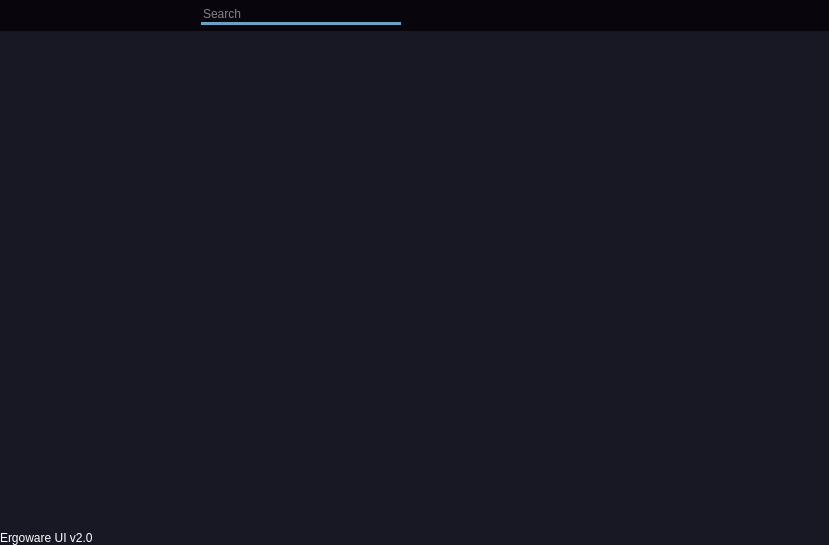
<?xml version="1.0" encoding="UTF-8"?>
<ui version="4.0">
 <class>MainWindow</class>
 <widget class="QMainWindow" name="MainWindow">
  <property name="geometry">
   <rect>
    <x>0</x>
    <y>0</y>
    <width>829</width>
    <height>545</height>
   </rect>
  </property>
  <property name="windowTitle">
   <string>MainWindow</string>
  </property>
  <property name="styleSheet">
   <string notr="true">*{
	border: none;
	color: white;
}
</string>
  </property>
  <widget class="QWidget" name="centralwidget">
   <property name="styleSheet">
    <string notr="true">background-color: rgb(24,24,36);</string>
   </property>
   <layout class="QHBoxLayout" name="horizontalLayout">
    <property name="spacing">
     <number>0</number>
    </property>
    <property name="leftMargin">
     <number>0</number>
    </property>
    <property name="topMargin">
     <number>0</number>
    </property>
    <property name="rightMargin">
     <number>0</number>
    </property>
    <property name="bottomMargin">
     <number>0</number>
    </property>
    <item>
     <widget class="QFrame" name="side_menu_container">
      <property name="minimumSize">
       <size>
        <width>0</width>
        <height>0</height>
       </size>
      </property>
      <property name="maximumSize">
       <size>
        <width>0</width>
        <height>16777215</height>
       </size>
      </property>
      <property name="styleSheet">
       <string notr="true">background-color: rgb(9,5,13);</string>
      </property>
      <property name="frameShape">
       <enum>QFrame::StyledPanel</enum>
      </property>
      <property name="frameShadow">
       <enum>QFrame::Raised</enum>
      </property>
      <layout class="QVBoxLayout" name="verticalLayout_2">
       <property name="spacing">
        <number>0</number>
       </property>
       <property name="leftMargin">
        <number>0</number>
       </property>
       <property name="topMargin">
        <number>0</number>
       </property>
       <property name="rightMargin">
        <number>0</number>
       </property>
       <property name="bottomMargin">
        <number>0</number>
       </property>
       <item>
        <widget class="QFrame" name="slide_menu">
         <property name="minimumSize">
          <size>
           <width>198</width>
           <height>0</height>
          </size>
         </property>
         <property name="frameShape">
          <enum>QFrame::StyledPanel</enum>
         </property>
         <property name="frameShadow">
          <enum>QFrame::Raised</enum>
         </property>
         <layout class="QVBoxLayout" name="verticalLayout_5">
          <property name="spacing">
           <number>0</number>
          </property>
          <property name="leftMargin">
           <number>0</number>
          </property>
          <property name="topMargin">
           <number>0</number>
          </property>
          <property name="rightMargin">
           <number>0</number>
          </property>
          <property name="bottomMargin">
           <number>0</number>
          </property>
          <item alignment="Qt::AlignTop">
           <widget class="QFrame" name="frame_7">
            <property name="frameShape">
             <enum>QFrame::StyledPanel</enum>
            </property>
            <property name="frameShadow">
             <enum>QFrame::Raised</enum>
            </property>
            <layout class="QHBoxLayout" name="horizontalLayout_8">
             <property name="spacing">
              <number>6</number>
             </property>
             <property name="leftMargin">
              <number>6</number>
             </property>
             <property name="topMargin">
              <number>6</number>
             </property>
             <property name="rightMargin">
              <number>6</number>
             </property>
             <property name="bottomMargin">
              <number>6</number>
             </property>
             <item alignment="Qt::AlignLeft|Qt::AlignTop">
              <widget class="QLabel" name="label_2">
               <property name="font">
                <font>
                 <pointsize>14</pointsize>
                 <weight>75</weight>
                 <bold>true</bold>
                </font>
               </property>
               <property name="text">
                <string>ERGOAWARE</string>
               </property>
              </widget>
             </item>
             <item alignment="Qt::AlignLeft|Qt::AlignTop">
              <widget class="QLabel" name="label_3">
               <property name="minimumSize">
                <size>
                 <width>32</width>
                 <height>32</height>
                </size>
               </property>
               <property name="maximumSize">
                <size>
                 <width>0</width>
                 <height>0</height>
                </size>
               </property>
               <property name="text">
                <string/>
               </property>
               <property name="pixmap">
                <pixmap>../../../../Downloads/simplified_logo_no_bg.png</pixmap>
               </property>
               <property name="scaledContents">
                <bool>true</bool>
               </property>
              </widget>
             </item>
            </layout>
           </widget>
          </item>
          <item>
           <widget class="QFrame" name="frame_8">
            <property name="sizePolicy">
             <sizepolicy hsizetype="Preferred" vsizetype="Expanding">
              <horstretch>0</horstretch>
              <verstretch>0</verstretch>
             </sizepolicy>
            </property>
            <property name="frameShape">
             <enum>QFrame::StyledPanel</enum>
            </property>
            <property name="frameShadow">
             <enum>QFrame::Raised</enum>
            </property>
            <layout class="QVBoxLayout" name="verticalLayout_6">
             <property name="spacing">
              <number>0</number>
             </property>
             <property name="leftMargin">
              <number>0</number>
             </property>
             <property name="topMargin">
              <number>0</number>
             </property>
             <property name="rightMargin">
              <number>0</number>
             </property>
             <property name="bottomMargin">
              <number>0</number>
             </property>
             <item>
              <widget class="QToolBox" name="toolBox">
               <property name="cursor">
                <cursorShape>ArrowCursor</cursorShape>
               </property>
               <property name="styleSheet">
                <string notr="true">QToolBox{
	background-color: rgb(24,24,36);
	text-align: left;
}
QToolBox::tab{
	border-radius: 5px
	background-color: rgb(17,16,26);
	text-align: left;
}</string>
               </property>
               <widget class="QWidget" name="toolBoxPage1">
                <property name="geometry">
                 <rect>
                  <x>0</x>
                  <y>0</y>
                  <width>199</width>
                  <height>408</height>
                 </rect>
                </property>
                <attribute name="icon">
                 <iconset resource="icons.qrc">
                  <normaloff>:/icons/icons/chevron-down.svg</normaloff>:/icons/icons/chevron-down.svg</iconset>
                </attribute>
                <attribute name="label">
                 <string>Control Panel</string>
                </attribute>
                <layout class="QVBoxLayout" name="verticalLayout_7">
                 <property name="spacing">
                  <number>0</number>
                 </property>
                 <property name="leftMargin">
                  <number>0</number>
                 </property>
                 <property name="topMargin">
                  <number>0</number>
                 </property>
                 <property name="rightMargin">
                  <number>0</number>
                 </property>
                 <property name="bottomMargin">
                  <number>0</number>
                 </property>
                 <item alignment="Qt::AlignTop">
                  <widget class="QFrame" name="frame_10">
                   <property name="frameShape">
                    <enum>QFrame::StyledPanel</enum>
                   </property>
                   <property name="frameShadow">
                    <enum>QFrame::Raised</enum>
                   </property>
                   <layout class="QVBoxLayout" name="verticalLayout_8">
                    <property name="spacing">
                     <number>0</number>
                    </property>
                    <property name="leftMargin">
                     <number>0</number>
                    </property>
                    <property name="topMargin">
                     <number>0</number>
                    </property>
                    <property name="rightMargin">
                     <number>0</number>
                    </property>
                    <property name="bottomMargin">
                     <number>0</number>
                    </property>
                    <item alignment="Qt::AlignLeft">
                     <widget class="QPushButton" name="pushButton_10">
                      <property name="font">
                       <font>
                        <pointsize>12</pointsize>
                       </font>
                      </property>
                      <property name="cursor">
                       <cursorShape>PointingHandCursor</cursorShape>
                      </property>
                      <property name="text">
                       <string>Workstation Calibration</string>
                      </property>
                      <property name="icon">
                       <iconset resource="icons.qrc">
                        <normaloff>:/icons/icons/database.svg</normaloff>:/icons/icons/database.svg</iconset>
                      </property>
                      <property name="iconSize">
                       <size>
                        <width>20</width>
                        <height>20</height>
                       </size>
                      </property>
                     </widget>
                    </item>
                    <item alignment="Qt::AlignLeft">
                     <widget class="QPushButton" name="pushButton_12">
                      <property name="font">
                       <font>
                        <pointsize>12</pointsize>
                       </font>
                      </property>
                      <property name="cursor">
                       <cursorShape>PointingHandCursor</cursorShape>
                      </property>
                      <property name="text">
                       <string>Robot Launch                    </string>
                      </property>
                      <property name="icon">
                       <iconset resource="icons.qrc">
                        <normaloff>:/icons/icons/code.svg</normaloff>:/icons/icons/code.svg</iconset>
                      </property>
                      <property name="iconSize">
                       <size>
                        <width>20</width>
                        <height>20</height>
                       </size>
                      </property>
                     </widget>
                    </item>
                    <item alignment="Qt::AlignLeft">
                     <widget class="QPushButton" name="pushButton_11">
                      <property name="font">
                       <font>
                        <pointsize>12</pointsize>
                       </font>
                      </property>
                      <property name="cursor">
                       <cursorShape>PointingHandCursor</cursorShape>
                      </property>
                      <property name="text">
                       <string>Analyze                                </string>
                      </property>
                      <property name="icon">
                       <iconset resource="icons.qrc">
                        <normaloff>:/icons/icons/bar-chart-2.svg</normaloff>:/icons/icons/bar-chart-2.svg</iconset>
                      </property>
                      <property name="iconSize">
                       <size>
                        <width>20</width>
                        <height>20</height>
                       </size>
                      </property>
                     </widget>
                    </item>
                   </layout>
                  </widget>
                 </item>
                </layout>
               </widget>
               <widget class="QWidget" name="toolBoxPage2">
                <property name="geometry">
                 <rect>
                  <x>0</x>
                  <y>0</y>
                  <width>200</width>
                  <height>422</height>
                 </rect>
                </property>
                <attribute name="icon">
                 <iconset resource="icons.qrc">
                  <normaloff>:/icons/icons/chevron-down.svg</normaloff>:/icons/icons/chevron-down.svg</iconset>
                </attribute>
                <attribute name="label">
                 <string>Settings</string>
                </attribute>
                <layout class="QVBoxLayout" name="verticalLayout_9">
                 <property name="spacing">
                  <number>0</number>
                 </property>
                 <property name="leftMargin">
                  <number>0</number>
                 </property>
                 <property name="topMargin">
                  <number>0</number>
                 </property>
                 <property name="rightMargin">
                  <number>0</number>
                 </property>
                 <property name="bottomMargin">
                  <number>0</number>
                 </property>
                 <item alignment="Qt::AlignTop">
                  <widget class="QFrame" name="frame_11">
                   <property name="frameShape">
                    <enum>QFrame::StyledPanel</enum>
                   </property>
                   <property name="frameShadow">
                    <enum>QFrame::Raised</enum>
                   </property>
                   <layout class="QVBoxLayout" name="verticalLayout_10">
                    <property name="spacing">
                     <number>0</number>
                    </property>
                    <property name="leftMargin">
                     <number>0</number>
                    </property>
                    <property name="topMargin">
                     <number>0</number>
                    </property>
                    <property name="rightMargin">
                     <number>0</number>
                    </property>
                    <property name="bottomMargin">
                     <number>0</number>
                    </property>
                    <item alignment="Qt::AlignLeft">
                     <widget class="QPushButton" name="pushButton_13">
                      <property name="font">
                       <font>
                        <pointsize>12</pointsize>
                       </font>
                      </property>
                      <property name="cursor">
                       <cursorShape>PointingHandCursor</cursorShape>
                      </property>
                      <property name="text">
                       <string>Installation                         </string>
                      </property>
                      <property name="icon">
                       <iconset resource="icons.qrc">
                        <normaloff>:/icons/icons/package.svg</normaloff>:/icons/icons/package.svg</iconset>
                      </property>
                      <property name="iconSize">
                       <size>
                        <width>20</width>
                        <height>20</height>
                       </size>
                      </property>
                     </widget>
                    </item>
                    <item alignment="Qt::AlignLeft">
                     <widget class="QPushButton" name="pushButton_14">
                      <property name="font">
                       <font>
                        <pointsize>12</pointsize>
                       </font>
                      </property>
                      <property name="cursor">
                       <cursorShape>PointingHandCursor</cursorShape>
                      </property>
                      <property name="text">
                       <string>Help                                      </string>
                      </property>
                      <property name="icon">
                       <iconset resource="icons.qrc">
                        <normaloff>:/icons/icons/help-circle.svg</normaloff>:/icons/icons/help-circle.svg</iconset>
                      </property>
                      <property name="iconSize">
                       <size>
                        <width>20</width>
                        <height>20</height>
                       </size>
                      </property>
                     </widget>
                    </item>
                   </layout>
                  </widget>
                 </item>
                 <item alignment="Qt::AlignTop">
                  <widget class="QLabel" name="label_4">
                   <property name="text">
                    <string>Some text</string>
                   </property>
                   <property name="wordWrap">
                    <bool>true</bool>
                   </property>
                  </widget>
                 </item>
                </layout>
               </widget>
              </widget>
             </item>
            </layout>
           </widget>
          </item>
          <item alignment="Qt::AlignBottom">
           <widget class="QFrame" name="frame_9">
            <property name="frameShape">
             <enum>QFrame::StyledPanel</enum>
            </property>
            <property name="frameShadow">
             <enum>QFrame::Raised</enum>
            </property>
            <layout class="QHBoxLayout" name="horizontalLayout_9">
             <property name="spacing">
              <number>0</number>
             </property>
             <property name="leftMargin">
              <number>0</number>
             </property>
             <property name="topMargin">
              <number>0</number>
             </property>
             <property name="rightMargin">
              <number>0</number>
             </property>
             <property name="bottomMargin">
              <number>0</number>
             </property>
             <item alignment="Qt::AlignLeft|Qt::AlignBottom">
              <widget class="QPushButton" name="exit_button">
               <property name="text">
                <string>Exit</string>
               </property>
               <property name="icon">
                <iconset resource="icons.qrc">
                 <normaloff>:/icons/icons/external-link.svg</normaloff>:/icons/icons/external-link.svg</iconset>
               </property>
               <property name="iconSize">
                <size>
                 <width>16</width>
                 <height>16</height>
                </size>
               </property>
              </widget>
             </item>
            </layout>
           </widget>
          </item>
         </layout>
        </widget>
       </item>
      </layout>
     </widget>
    </item>
    <item>
     <widget class="QFrame" name="main_body">
      <property name="frameShape">
       <enum>QFrame::StyledPanel</enum>
      </property>
      <property name="frameShadow">
       <enum>QFrame::Raised</enum>
      </property>
      <layout class="QVBoxLayout" name="verticalLayout">
       <property name="spacing">
        <number>0</number>
       </property>
       <property name="leftMargin">
        <number>0</number>
       </property>
       <property name="topMargin">
        <number>0</number>
       </property>
       <property name="rightMargin">
        <number>0</number>
       </property>
       <property name="bottomMargin">
        <number>0</number>
       </property>
       <item alignment="Qt::AlignTop">
        <widget class="QFrame" name="header_frame">
         <property name="styleSheet">
          <string notr="true">background-color: rgb(9,5,13);</string>
         </property>
         <property name="frameShape">
          <enum>QFrame::StyledPanel</enum>
         </property>
         <property name="frameShadow">
          <enum>QFrame::Raised</enum>
         </property>
         <layout class="QHBoxLayout" name="horizontalLayout_2">
          <property name="spacing">
           <number>6</number>
          </property>
          <property name="leftMargin">
           <number>6</number>
          </property>
          <property name="topMargin">
           <number>6</number>
          </property>
          <property name="rightMargin">
           <number>6</number>
          </property>
          <property name="bottomMargin">
           <number>6</number>
          </property>
          <item alignment="Qt::AlignLeft|Qt::AlignTop">
           <widget class="QFrame" name="frame_6">
            <property name="frameShape">
             <enum>QFrame::StyledPanel</enum>
            </property>
            <property name="frameShadow">
             <enum>QFrame::Raised</enum>
            </property>
            <layout class="QHBoxLayout" name="horizontalLayout_7">
             <property name="spacing">
              <number>0</number>
             </property>
             <property name="leftMargin">
              <number>0</number>
             </property>
             <property name="topMargin">
              <number>0</number>
             </property>
             <property name="rightMargin">
              <number>0</number>
             </property>
             <property name="bottomMargin">
              <number>0</number>
             </property>
             <item alignment="Qt::AlignLeft|Qt::AlignTop">
              <widget class="QPushButton" name="open_close_side_bar_btn">
               <property name="cursor">
                <cursorShape>PointingHandCursor</cursorShape>
               </property>
               <property name="styleSheet">
                <string notr="true"/>
               </property>
               <property name="text">
                <string/>
               </property>
               <property name="icon">
                <iconset resource="icons.qrc">
                 <normaloff>:/icons/icons/menu.svg</normaloff>:/icons/icons/menu.svg</iconset>
               </property>
               <property name="iconSize">
                <size>
                 <width>32</width>
                 <height>32</height>
                </size>
               </property>
              </widget>
             </item>
            </layout>
           </widget>
          </item>
          <item alignment="Qt::AlignLeft|Qt::AlignTop">
           <widget class="QFrame" name="frame_3">
            <property name="frameShape">
             <enum>QFrame::StyledPanel</enum>
            </property>
            <property name="frameShadow">
             <enum>QFrame::Raised</enum>
            </property>
            <layout class="QHBoxLayout" name="horizontalLayout_6">
             <property name="spacing">
              <number>0</number>
             </property>
             <property name="leftMargin">
              <number>0</number>
             </property>
             <property name="topMargin">
              <number>0</number>
             </property>
             <property name="rightMargin">
              <number>0</number>
             </property>
             <property name="bottomMargin">
              <number>0</number>
             </property>
             <item alignment="Qt::AlignLeft">
              <widget class="QLineEdit" name="lineEdit">
               <property name="minimumSize">
                <size>
                 <width>200</width>
                 <height>0</height>
                </size>
               </property>
               <property name="styleSheet">
                <string notr="true">border-bottom: 3px solid rgb(105, 162, 198);</string>
               </property>
               <property name="placeholderText">
                <string>Search</string>
               </property>
              </widget>
             </item>
             <item alignment="Qt::AlignLeft">
              <widget class="QPushButton" name="pushButton_6">
               <property name="cursor">
                <cursorShape>PointingHandCursor</cursorShape>
               </property>
               <property name="text">
                <string/>
               </property>
               <property name="icon">
                <iconset resource="icons.qrc">
                 <normaloff>:/icons/icons/search.svg</normaloff>:/icons/icons/search.svg</iconset>
               </property>
               <property name="iconSize">
                <size>
                 <width>20</width>
                 <height>20</height>
                </size>
               </property>
              </widget>
             </item>
            </layout>
           </widget>
          </item>
          <item alignment="Qt::AlignHCenter|Qt::AlignTop">
           <widget class="QFrame" name="frame_2">
            <property name="frameShape">
             <enum>QFrame::StyledPanel</enum>
            </property>
            <property name="frameShadow">
             <enum>QFrame::Raised</enum>
            </property>
            <layout class="QHBoxLayout" name="horizontalLayout_5">
             <property name="spacing">
              <number>0</number>
             </property>
             <property name="leftMargin">
              <number>0</number>
             </property>
             <property name="topMargin">
              <number>0</number>
             </property>
             <property name="rightMargin">
              <number>0</number>
             </property>
             <property name="bottomMargin">
              <number>0</number>
             </property>
             <item>
              <widget class="QPushButton" name="pushButton_5">
               <property name="cursor">
                <cursorShape>ForbiddenCursor</cursorShape>
               </property>
               <property name="text">
                <string/>
               </property>
               <property name="icon">
                <iconset resource="icons.qrc">
                 <normaloff>:/icons/icons/user.svg</normaloff>:/icons/icons/user.svg</iconset>
               </property>
               <property name="iconSize">
                <size>
                 <width>20</width>
                 <height>20</height>
                </size>
               </property>
              </widget>
             </item>
             <item>
              <widget class="QPushButton" name="pushButton_4">
               <property name="cursor">
                <cursorShape>PointingHandCursor</cursorShape>
               </property>
               <property name="text">
                <string/>
               </property>
               <property name="icon">
                <iconset resource="icons.qrc">
                 <normaloff>:/icons/icons/bell.svg</normaloff>:/icons/icons/bell.svg</iconset>
               </property>
               <property name="iconSize">
                <size>
                 <width>20</width>
                 <height>20</height>
                </size>
               </property>
              </widget>
             </item>
            </layout>
           </widget>
          </item>
          <item alignment="Qt::AlignRight|Qt::AlignTop">
           <widget class="QFrame" name="frame">
            <property name="frameShape">
             <enum>QFrame::StyledPanel</enum>
            </property>
            <property name="frameShadow">
             <enum>QFrame::Raised</enum>
            </property>
            <layout class="QHBoxLayout" name="horizontalLayout_4">
             <property name="spacing">
              <number>0</number>
             </property>
             <property name="leftMargin">
              <number>0</number>
             </property>
             <property name="topMargin">
              <number>0</number>
             </property>
             <property name="rightMargin">
              <number>0</number>
             </property>
             <property name="bottomMargin">
              <number>0</number>
             </property>
             <item>
              <widget class="QPushButton" name="minimize_window_button">
               <property name="cursor">
                <cursorShape>PointingHandCursor</cursorShape>
               </property>
               <property name="text">
                <string/>
               </property>
               <property name="icon">
                <iconset resource="icons.qrc">
                 <normaloff>:/icons/icons/arrow-down-left.svg</normaloff>:/icons/icons/arrow-down-left.svg</iconset>
               </property>
               <property name="iconSize">
                <size>
                 <width>20</width>
                 <height>20</height>
                </size>
               </property>
              </widget>
             </item>
             <item>
              <widget class="QPushButton" name="restore_window_button">
               <property name="cursor">
                <cursorShape>PointingHandCursor</cursorShape>
               </property>
               <property name="text">
                <string/>
               </property>
               <property name="icon">
                <iconset resource="icons.qrc">
                 <normaloff>:/icons/icons/maximize-2.svg</normaloff>:/icons/icons/maximize-2.svg</iconset>
               </property>
              </widget>
             </item>
             <item>
              <widget class="QPushButton" name="close_window_button">
               <property name="cursor">
                <cursorShape>PointingHandCursor</cursorShape>
               </property>
               <property name="text">
                <string/>
               </property>
               <property name="icon">
                <iconset resource="icons.qrc">
                 <normaloff>:/icons/icons/x.svg</normaloff>:/icons/icons/x.svg</iconset>
               </property>
               <property name="iconSize">
                <size>
                 <width>20</width>
                 <height>20</height>
                </size>
               </property>
              </widget>
             </item>
            </layout>
           </widget>
          </item>
         </layout>
        </widget>
       </item>
       <item alignment="Qt::AlignVCenter">
        <widget class="QFrame" name="main_body_contents">
         <property name="sizePolicy">
          <sizepolicy hsizetype="Preferred" vsizetype="Expanding">
           <horstretch>0</horstretch>
           <verstretch>0</verstretch>
          </sizepolicy>
         </property>
         <property name="frameShape">
          <enum>QFrame::StyledPanel</enum>
         </property>
         <property name="frameShadow">
          <enum>QFrame::Raised</enum>
         </property>
         <layout class="QVBoxLayout" name="verticalLayout_11">
          <item alignment="Qt::AlignHCenter|Qt::AlignVCenter">
           <widget class="QLabel" name="label_5">
            <property name="minimumSize">
             <size>
              <width>600</width>
              <height>300</height>
             </size>
            </property>
            <property name="maximumSize">
             <size>
              <width>200</width>
              <height>200</height>
             </size>
            </property>
            <property name="styleSheet">
             <string notr="true"/>
            </property>
            <property name="text">
             <string/>
            </property>
            <property name="textFormat">
             <enum>Qt::AutoText</enum>
            </property>
            <property name="pixmap">
             <pixmap>../../../../Downloads/logo_no_bg.png</pixmap>
            </property>
            <property name="scaledContents">
             <bool>true</bool>
            </property>
            <property name="alignment">
             <set>Qt::AlignCenter</set>
            </property>
            <property name="wordWrap">
             <bool>false</bool>
            </property>
           </widget>
          </item>
         </layout>
        </widget>
       </item>
       <item alignment="Qt::AlignBottom">
        <widget class="QFrame" name="footer">
         <property name="frameShape">
          <enum>QFrame::StyledPanel</enum>
         </property>
         <property name="frameShadow">
          <enum>QFrame::Raised</enum>
         </property>
         <layout class="QHBoxLayout" name="horizontalLayout_3">
          <property name="spacing">
           <number>0</number>
          </property>
          <property name="leftMargin">
           <number>0</number>
          </property>
          <property name="topMargin">
           <number>0</number>
          </property>
          <property name="rightMargin">
           <number>0</number>
          </property>
          <property name="bottomMargin">
           <number>0</number>
          </property>
          <item>
           <widget class="QFrame" name="frame_4">
            <property name="frameShape">
             <enum>QFrame::StyledPanel</enum>
            </property>
            <property name="frameShadow">
             <enum>QFrame::Raised</enum>
            </property>
            <layout class="QVBoxLayout" name="verticalLayout_4">
             <property name="spacing">
              <number>0</number>
             </property>
             <property name="leftMargin">
              <number>0</number>
             </property>
             <property name="topMargin">
              <number>0</number>
             </property>
             <property name="rightMargin">
              <number>0</number>
             </property>
             <property name="bottomMargin">
              <number>0</number>
             </property>
             <item alignment="Qt::AlignBottom">
              <widget class="QLabel" name="label">
               <property name="text">
                <string>Ergoware UI v2.0</string>
               </property>
              </widget>
             </item>
            </layout>
           </widget>
          </item>
          <item>
           <widget class="QFrame" name="frame_5">
            <property name="frameShape">
             <enum>QFrame::StyledPanel</enum>
            </property>
            <property name="frameShadow">
             <enum>QFrame::Raised</enum>
            </property>
            <layout class="QVBoxLayout" name="verticalLayout_3">
             <property name="spacing">
              <number>0</number>
             </property>
             <property name="leftMargin">
              <number>0</number>
             </property>
             <property name="topMargin">
              <number>0</number>
             </property>
             <property name="rightMargin">
              <number>0</number>
             </property>
             <property name="bottomMargin">
              <number>0</number>
             </property>
             <item alignment="Qt::AlignBottom">
              <widget class="QPushButton" name="site_button">
               <property name="cursor">
                <cursorShape>PointingHandCursor</cursorShape>
               </property>
               <property name="mouseTracking">
                <bool>false</bool>
               </property>
               <property name="text">
                <string/>
               </property>
               <property name="icon">
                <iconset resource="icons.qrc">
                 <normaloff>:/icons/icons/box.svg</normaloff>:/icons/icons/box.svg</iconset>
               </property>
              </widget>
             </item>
            </layout>
           </widget>
          </item>
          <item alignment="Qt::AlignRight|Qt::AlignBottom">
           <widget class="QFrame" name="size_grip">
            <property name="minimumSize">
             <size>
              <width>10</width>
              <height>10</height>
             </size>
            </property>
            <property name="maximumSize">
             <size>
              <width>10</width>
              <height>10</height>
             </size>
            </property>
            <property name="cursor">
             <cursorShape>SizeFDiagCursor</cursorShape>
            </property>
            <property name="frameShape">
             <enum>QFrame::StyledPanel</enum>
            </property>
            <property name="frameShadow">
             <enum>QFrame::Raised</enum>
            </property>
           </widget>
          </item>
         </layout>
        </widget>
       </item>
      </layout>
     </widget>
    </item>
   </layout>
  </widget>
 </widget>
 <resources>
  <include location="icons.qrc"/>
 </resources>
 <connections/>
</ui>
